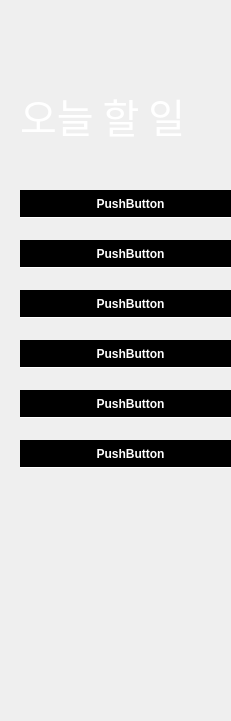
    <widget class="QWidget" name="widget" native="true">
     <property name="geometry">
      <rect>
       <x>30</x>
       <y>810</y>
       <width>231</width>
       <height>721</height>
      </rect>
     </property>
     <widget class="QPushButton" name="pushButton_9">
      <property name="geometry">
       <rect>
        <x>20</x>
        <y>440</y>
        <width>221</width>
        <height>28</height>
       </rect>
      </property>
      <property name="styleSheet">
       <string notr="true">color: white;
background-color: black;

font-weight: bold;
border-bottom-width: 1px;
border-bottom-style: solid;
border-radius: 0px;
</string>
      </property>
      <property name="text">
       <string>PushButton</string>
      </property>
     </widget>
     <widget class="QPushButton" name="pushButton_8">
      <property name="geometry">
       <rect>
        <x>20</x>
        <y>390</y>
        <width>221</width>
        <height>28</height>
       </rect>
      </property>
      <property name="styleSheet">
       <string notr="true">color: white;
background-color: black;

font-weight: bold;
border-bottom-width: 1px;
border-bottom-style: solid;
border-radius: 0px;

</string>
      </property>
      <property name="text">
       <string>PushButton</string>
      </property>
     </widget>
     <widget class="QPushButton" name="pushButton_7">
      <property name="geometry">
       <rect>
        <x>20</x>
        <y>340</y>
        <width>221</width>
        <height>28</height>
       </rect>
      </property>
      <property name="styleSheet">
       <string notr="true">color: white;
background-color: black;

font-weight: bold;
border-bottom-width: 1px;
border-bottom-style: solid;
border-radius: 0px;


</string>
      </property>
      <property name="text">
       <string>PushButton</string>
      </property>
     </widget>
     <widget class="QPushButton" name="pushButton_6">
      <property name="geometry">
       <rect>
        <x>20</x>
        <y>290</y>
        <width>221</width>
        <height>28</height>
       </rect>
      </property>
      <property name="styleSheet">
       <string notr="true">color: white;
background-color: black;

font-weight: bold;
border-bottom-width: 1px;
border-bottom-style: solid;
border-radius: 0px;</string>
      </property>
      <property name="text">
       <string>PushButton</string>
      </property>
     </widget>
     <widget class="QPushButton" name="pushButton_5">
      <property name="geometry">
       <rect>
        <x>20</x>
        <y>240</y>
        <width>221</width>
        <height>28</height>
       </rect>
      </property>
      <property name="styleSheet">
       <string notr="true">color: white;
background-color: black;

font-weight: bold;
border-bottom-width: 1px;
border-bottom-style: solid;
border-radius: 0px;</string>
      </property>
      <property name="text">
       <string>PushButton</string>
      </property>
     </widget>
     <widget class="QPushButton" name="pushButton_4">
      <property name="geometry">
       <rect>
        <x>20</x>
        <y>190</y>
        <width>221</width>
        <height>28</height>
       </rect>
      </property>
      <property name="styleSheet">
       <string notr="true">color: white;
background-color: black;

font-weight: bold;
border-bottom-width: 1px;
border-bottom-style: solid;
border-radius: 0px;
</string>
      </property>
      <property name="text">
       <string>PushButton</string>
      </property>
     </widget>
     <widget class="QLabel" name="label">
      <property name="geometry">
       <rect>
        <x>20</x>
        <y>90</y>
        <width>211</width>
        <height>51</height>
       </rect>
      </property>
      <property name="palette">
       <palette>
        <active>
         <colorrole role="WindowText">
          <brush brushstyle="SolidPattern">
           <color alpha="255">
            <red>255</red>
            <green>255</green>
            <blue>255</blue>
           </color>
          </brush>
         </colorrole>
        </active>
        <inactive>
         <colorrole role="WindowText">
          <brush brushstyle="SolidPattern">
           <color alpha="255">
            <red>255</red>
            <green>255</green>
            <blue>255</blue>
           </color>
          </brush>
         </colorrole>
        </inactive>
        <disabled>
         <colorrole role="WindowText">
          <brush brushstyle="SolidPattern">
           <color alpha="255">
            <red>120</red>
            <green>120</green>
            <blue>120</blue>
           </color>
          </brush>
         </colorrole>
        </disabled>
       </palette>
      </property>
      <property name="font">
       <font>
        <family>HY헤드라인M</family>
        <pointsize>30</pointsize>
        <weight>50</weight>
        <italic>false</italic>
        <bold>false</bold>
       </font>
      </property>
      <property name="styleSheet">
       <string notr="true">font: &quot;C:/Users/kwang/Desktop/font.ttf&quot;;</string>
      </property>
      <property name="text">
       <string>오늘 할 일</string>
      </property>
     </widget>
    </widget>
